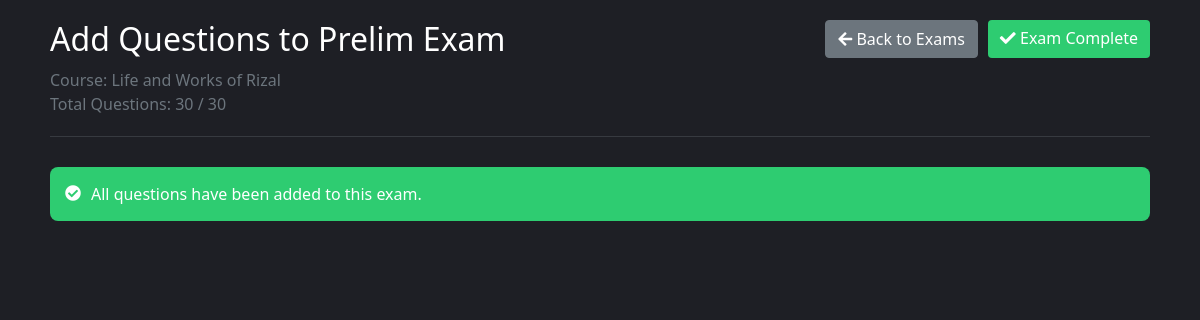
The app's page /exam/admin/add_questions.php?exam_id=23 (signed in) with its own data.
### tables this page shows
CREATE TABLE `exams` (
  `exam_id` int(11) NOT NULL,
  `course_id` int(11) DEFAULT NULL,
  `exam_name` varchar(100) NOT NULL,
  `description` text DEFAULT NULL,
  `duration` int(11) NOT NULL,
  `total_questions` int(11) NOT NULL,
  `passing_score` int(11) NOT NULL,
  `start_date` datetime DEFAULT NULL,
  `end_date` datetime DEFAULT NULL,
  `created_at` timestamp NOT NULL DEFAULT current_timestamp(),
  `min_multiple_choice` int(11) NOT NULL DEFAULT 10,
  `min_true_false` int(11) NOT NULL DEFAULT 10,
  `min_matching` int(11) NOT NULL DEFAULT 10,
  `allowed_types` varchar(100) DEFAULT 'multiple_choice,true_false,matching'
);

CREATE TABLE `courses` (
  `course_id` int(11) NOT NULL,
  `course_name` varchar(255) NOT NULL,
  `description` text DEFAULT NULL,
  `created_at` timestamp NOT NULL DEFAULT current_timestamp()
);

### exam/admin/add_questions.php (the view, shortened to what this page needs)
<?php
require_once '../../shared/db_connect.php';
$exam_id = (int)$_GET['exam_id'];
try {
    $stmt = $pdo->prepare("
        SELECT e.*, c.course_name,
               (SELECT COUNT(*) FROM questions WHERE exam_id = e.exam_id) as question_count,
               (SELECT COUNT(*) FROM questions WHERE exam_id = e.exam_id AND question_type = 'multiple_choice') as multiple_choice_count,
               (SELECT COUNT(*) FROM questions WHERE exam_id = e.exam_id AND question_type = 'true_false') as true_false_count,
               (SELECT COUNT(*) FROM questions WHERE exam_id = e.exam_id AND question_type = 'Matching Type') as matching_count
        FROM exams e
        JOIN courses c ON e.course_id = c.course_id
        WHERE e.exam_id = ?
    ");
    $stmt->execute([$exam_id]);
    $exam = $stmt->fetch(PDO::FETCH_ASSOC);
    $question_type = '';
} catch (PDOException $e) {
    $_SESSION['error'] = "Error fetching exam details";
    header('Location: exams.php');
    exit();
}
?>
<!DOCTYPE html>
<html lang="en">
<head>
    <link href="https://cdn.jsdelivr.net/npm/bootstrap@5.1.3/dist/css/bootstrap.min.css" rel="stylesheet">
    <link rel="stylesheet" href="https://cdnjs.cloudflare.com/ajax/libs/font-awesome/5.15.4/css/all.min.css">
</head>
<body>
    <div class="main-content">
        <div class="container">
            <div class="header-container">
                <div>
                    <h2>Add Questions to <?php echo htmlspecialchars($exam['exam_name']); ?></h2>
                    <p class="text-muted">Course: <?php echo htmlspecialchars($exam['course_name']); ?></p>
                    <p class="text-muted">Total Questions: <?php echo $exam['question_count']; ?> / <?php echo $exam['total_questions']; ?></p>
                </div>
                <div class="header-actions">
                    <a href="exams.php" class="btn btn-secondary">
                        <i class="fas fa-arrow-left"></i> Back to Exams
                    </a>
                    <?php if ($exam['question_count'] >= $exam['total_questions']): ?>
                        <a href="exams.php" class="btn btn-success">
                            <i class="fas fa-check"></i> Exam Complete
                        </a>
                    <?php endif; ?>
                </div>
            </div>
            <?php if ($exam['question_count'] < $exam['total_questions'] && $question_type): ?>
                <div class="question-type-header">
                    <h3><?php echo ($question_type === 'Matching Type' ? 'Matching Type' : ucfirst(str_replace('_', ' ', $question_type))); ?> Questions</h3>
                    <p>Adding question <?php echo isset($current_count) ? ($current_count + 1) : 1; ?> of <?php echo isset($total_required) ? $total_required : 1; ?></p>
                </div>
                <form method="POST" class="question-form">
                    <input type="hidden" name="exam_id" value="<?php echo htmlspecialchars($exam_id); ?>">
                    <div class="mb-3">
                        <label for="question_text" class="form-label">Question Text</label>
                        <textarea class="form-control" id="question_text" name="question_text" rows="3" required><?php echo isset($_POST['question_text']) ? htmlspecialchars($_POST['question_text']) : ''; ?></textarea>
                    </div>
                    <?php if ($question_type === 'multiple_choice'): ?>
                    <div class="mb-3">
                        <label class="form-label">Choices</label>
                        <div id="choices_container">
                            <?php for($i = 0; $i < 4; $i++): ?>
                            <div class="mb-2">
                                <input type="text" class="form-control" name="choices[]" placeholder="Choice <?php echo $i + 1; ?>" value="<?php echo isset($_POST['choices'][$i]) ? htmlspecialchars($_POST['choices'][$i]) : ''; ?>">
                            </div>
                            <?php endfor; ?>
                        </div>
                        <label class="form-label mt-2">Correct Answer</label>
                        <select class="form-control" name="correct_answer">
                            <?php for($i = 0; $i < 4; $i++): ?>
                            <option value="<?php echo $i; ?>" <?php echo (isset($_POST['correct_answer']) && $_POST['correct_answer'] == $i) ? 'selected' : ''; ?>>
                                Choice <?php echo $i + 1; ?>
                            </option>
                            <?php endfor; ?>
                        </select>
                    </div>
                    <?php elseif ($question_type === 'true_false'): ?>
                        <div class="mb-3">
                        <label class="form-label">Correct Answer</label>
                        <select class="form-control" name="correct_answer_tf">
                            <option value="true" <?php echo (isset($_POST['correct_answer_tf']) && $_POST['correct_answer_tf'] === 'true') ? 'selected' : ''; ?>>True</option>
                            <option value="false" <?php echo (isset($_POST['correct_answer_tf']) && $_POST['correct_answer_tf'] === 'false') ? 'selected' : ''; ?>>False</option>
                        </select>
                    </div>
                    <?php elseif ($question_type === 'Matching Type'): ?>
                        <div class="mb-3">
                        <label class="form-label">Choices</label>
                        <div id="matching_choices_container">
                            <?php
                                $saved_choices = $_SESSION['matching_choices'][$exam_id] ?? [];
                                if (empty($saved_choices)) {
                                    $saved_choices = [''];
                                }
                                foreach ($saved_choices as $index => $choice):
                                ?>
                                <div class="matching-choice mb-2">
                                    <div class="row">
                                        <div class="col">
                                            <input type="text" class="form-control" name="choices[]"
                                                placeholder="Enter choice" required
                                                value="<?php echo htmlspecialchars($choice); ?>">
                                        </div>
                                        <div class="col-auto">
                                            <button type="button" class="btn btn-danger remove-choice" onclick="removeMatchingChoice(this)">
                                                <i class="fas fa-minus"></i>
                                            </button>
                                        </div>
                                    </div>
                                </div>
                            <?php endforeach; ?>
                            </div>
                            <button type="button" class="btn btn-primary mt-2" onclick="addMatchingChoice()">
                                <i class="fas fa-plus"></i> Add Choice
                            </button>
                        </div>
                        <div class="mb-3">
                            <label class="form-label">Correct Answer</label>
                            <select class="form-control" name="correct_answer" id="matching_correct_answer" required>
                                <option value="">Select Correct Answer</option>
                        </select>
                    </div>
                    <?php endif; ?>
                    <div class="form-actions">
                        <button type="submit" class="btn btn-primary">
                            <i class="fas fa-plus"></i> Add Question
                        </button>
                    </div>
                </form>
            <?php else: ?>
                <div class="alert alert-success">
                    <i class="fas fa-check-circle"></i>
                    All questions have been added to this exam.
                </div>
            <?php endif; ?>
        </div>
    </div>
</body>
</html>

### exam/admin/add_questions.php (style rules this page uses)
body { background-color: #1e1f25; color: #ffffff; }
.container { padding: 20px; }
.header-container { display: flex; justify-content: space-between; align-items: flex-start; margin-bottom: 30px; padding-bottom: 20px; border-bottom: 1px solid #373a40; }
.header-container h2 { margin: 0 0 10px 0; color: #ffffff; }
.header-container .text-muted { margin: 0; color: #a1a1a1; }
.header-actions { display: flex; gap: 10px; }
.btn-success { background-color: #2ecc71; border: none; }
.alert { padding: 15px; border-radius: 8px; margin-bottom: 20px; display: flex; align-items: flex-start; }
.alert i { margin-right: 10px; margin-top: 3px; }
.alert-success { background-color: #2ecc71; color: white; border: none; }

### records on screen
exams: exam_name "Prelim Exam", course.course_name "Life and Works of Rizal", total_questions "30"

### other values on screen
$exam['question_count'] "30"
